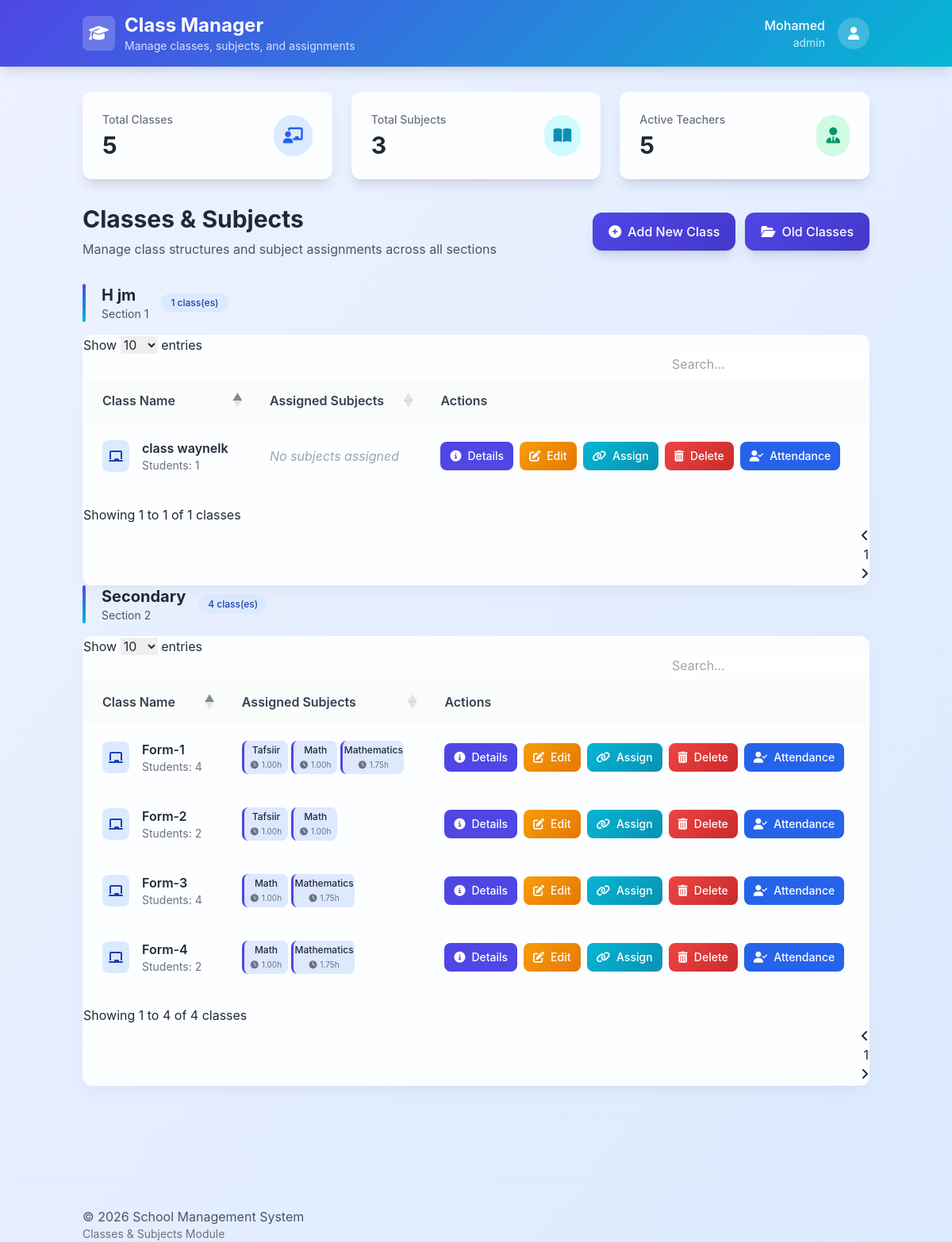
The app's page /views/admin/classes/classes.php (signed in) with its own data.
### tables this page shows
CREATE TABLE `app_settings` (
  `id` int(11) NOT NULL,
  `app_name` varchar(150) DEFAULT 'Admin Panel',
  `logo_path` varchar(255) DEFAULT NULL,
  `show_type` enum('text','logo') DEFAULT 'text',
  `updated_at` timestamp NOT NULL DEFAULT current_timestamp() ON UPDATE current_timestamp(),
  `language_id` int(11) DEFAULT 1
);

CREATE TABLE `users` (
  `id` int(11) NOT NULL,
  `role_id` int(11) NOT NULL,
  `username` varchar(100) NOT NULL,
  `email` varchar(150) DEFAULT NULL,
  `password` varchar(255) NOT NULL,
  `first_name` varchar(100) DEFAULT NULL,
  `last_name` varchar(100) DEFAULT NULL,
  `phone` varchar(50) DEFAULT NULL,
  `avatar` varchar(255) DEFAULT NULL,
  `status` enum('active','inactive','suspended') DEFAULT 'active',
  `created_at` timestamp NOT NULL DEFAULT current_timestamp(),
  `updated_at` timestamp NULL DEFAULT NULL ON UPDATE current_timestamp()
);

CREATE TABLE `roles` (
  `id` int(11) NOT NULL,
  `name` varchar(50) NOT NULL,
  `description` text DEFAULT NULL,
  `created_at` timestamp NOT NULL DEFAULT current_timestamp()
);

CREATE TABLE `classes` (
  `id` int(11) NOT NULL,
  `name` varchar(150) NOT NULL,
  `created_at` timestamp NOT NULL DEFAULT current_timestamp(),
  `section_id` int(11) DEFAULT NULL
);

CREATE TABLE `sections` (
  `id` int(11) NOT NULL,
  `name` varchar(50) NOT NULL,
  `payable` tinyint(1) NOT NULL DEFAULT 1 COMMENT '1 = Payable, 0 = Free/Scholarship'
);

CREATE TABLE `class_subjects` (
  `id` int(11) NOT NULL,
  `class_id` int(11) NOT NULL,
  `subject_id` int(11) NOT NULL,
  `day_of_week` enum('Monday','Tuesday','Wednesday','Thursday','Friday','Saturday') NOT NULL,
  `start_time` time NOT NULL,
  `end_time` time NOT NULL,
  `created_at` timestamp NOT NULL DEFAULT current_timestamp(),
  `teacher_id` int(11) DEFAULT NULL
);

CREATE TABLE `subjects` (
  `id` int(11) NOT NULL,
  `teacher_id` int(11) DEFAULT NULL,
  `code` varchar(50) DEFAULT NULL,
  `name` varchar(200) NOT NULL,
  `credit_hours` decimal(4,2) DEFAULT 0.00,
  `created_at` timestamp NOT NULL DEFAULT current_timestamp()
);

### views/admin/classes/classes.php (the view, shortened to what the rows shown need)
<?php
require_once __DIR__ . '/../../../config/db.php';
$settings = $conn->query("SELECT language_id FROM app_settings ORDER BY id DESC LIMIT 1")->fetch_assoc();
$currentLangId = $settings['language_id'] ?? 1;
function t($key, $replacements = []) {
    global $translations, $currentLangId;
    $text = $translations[$currentLangId][$key] ?? $key;
    return $text;
}
$logged_in_id = $_SESSION['user_id'] ?? null;
$me_stmt = $conn->prepare("SELECT u.id, u.username, r.name AS role_name FROM users u JOIN roles r ON r.id = u.role_id WHERE u.id=?");
$me_stmt->bind_param('i', $logged_in_id);
$me_stmt->execute();
$me = $me_stmt->get_result()->fetch_assoc();
$my_role_name = $me['role_name'];
function is_admin() { global $my_role_name; return $my_role_name === 'admin'; }
function is_finance() {
    return ($_SESSION['role'] ?? '') === 'Finance';
}
$sql = "
    SELECT c.*,
           s.name AS section_name,
           -- total active students in this class
           (SELECT COUNT(*)
            FROM class_students cs
            WHERE cs.class_id = c.id AND cs.is_active = 1) AS total_active_students,
           -- total alumni in this class
           (SELECT COUNT(*) FROM alumni a WHERE a.class_id = c.id) AS alumni_count
    FROM classes c
    LEFT JOIN sections s ON c.section_id = s.id
    ORDER BY s.name ASC, c.name ASC
";
$res = $conn->query($sql);
$classes_arr = [];
while ($r = $res->fetch_assoc()) {
    $total_active_students = (int)$r['total_active_students'];
    if ($total_active_students > 0) {
        $classes_arr[] = $r;
    }
}
$classes = $classes_arr;
$subjects = [];
$res = $conn->query("SELECT * FROM subjects ORDER BY name ASC");
while ($r = $res->fetch_assoc()) $subjects[$r['id']] = $r;
$teachers = [];
$res = $conn->query("SELECT id, CONCAT(first_name,' ',last_name) AS name FROM teachers WHERE status='active' ORDER BY first_name ASC");
while ($r = $res->fetch_assoc()) $teachers[] = $r;
function get_class_subjects($conn, $class_id){
    $arr = [];
    $stmt = $conn->prepare("
        SELECT cs.id AS cs_id, cs.teacher_id, s.name AS subject_name, s.code, s.credit_hours,
               CONCAT(t.first_name,' ',t.last_name) AS teacher_name
        FROM class_subjects cs
        JOIN subjects s ON s.id = cs.subject_id
        LEFT JOIN teachers t ON t.id = cs.teacher_id
        WHERE cs.class_id = ?
    ");
    $stmt->bind_param('i', $class_id);
    $stmt->execute();
    $res = $stmt->get_result();
    while ($row = $res->fetch_assoc()) $arr[] = $row;
    return $arr;
}
$theme_mode = 1;
$themeRes = $conn->query("SELECT mode FROM theme ORDER BY id DESC LIMIT 1");
if($themeRes && $row = $themeRes->fetch_assoc()){
    $theme_mode = (int)$row['mode'];
}
?>
<!DOCTYPE html>
<html lang="<?= $currentLangId == 2 ? 'ar' : 'en' ?>"
      dir="<?= $currentLangId == 2 ? 'rtl' : 'ltr' ?>">
<head>
    <link rel="stylesheet" href="https://cdnjs.cloudflare.com/ajax/libs/font-awesome/6.4.0/css/all.min.css">
    <script src="https://cdn.tailwindcss.com"></script>
    <link rel="stylesheet" href="https://cdn.datatables.net/1.13.6/css/dataTables.bootstrap5.min.css">
    <link rel="stylesheet" href="https://cdn.datatables.net/responsive/2.5.0/css/responsive.bootstrap5.min.css">
    <link href="https://cdn.jsdelivr.net/npm/tom-select/dist/css/tom-select.css" rel="stylesheet">
</head>
<body class="<?= $theme_mode === 0 ? 'dark bg-gray-900 text-gray-100' : 'bg-gradient-to-br from-indigo-50 to-blue-100 text-gray-800' ?>">
    <header class="gradient-bg text-white shadow-lg">
        <div class="container mx-auto px-4 py-4">
            <div class="flex justify-between items-center">
                <div class="flex items-center space-x-3">
                    <div>
                        <h1 class="text-2xl font-bold"><?= t('header_title') ?></h1>
                        <p class="text-white/80 text-sm"><?= t('header_subtitle') ?></p>
                    </div>
                </div>
                <div class="flex items-center space-x-4">
                    <div class="hidden md:flex items-center space-x-4">
                        <div class="text-right">
                            <p class="font-medium"><?= htmlspecialchars($me['username'] ?? t('user')) ?></p>
                            <p class="text-white/80 text-sm"><?= htmlspecialchars($my_role_name) ?></p>
                        </div>
                    </div>
                </div>
            </div>
        </div>
    </header>
    <main class="container mx-auto px-4 py-8">
        <div class="grid grid-cols-1 md:grid-cols-3 gap-6 mb-8">
            <div class="stat-card glass-card rounded-xl p-6 shadow-lg">
                <div class="flex items-center justify-between">
                    <div>
                        <p class="text-gray-500 text-sm font-medium select"><?= t('total_classes') ?></p>
                        <h3 class="text-3xl font-bold text-gray-800 mt-1 select"><?= count($classes) ?></h3>
                    </div>
                </div>
            </div>
            <div class="stat-card glass-card rounded-xl p-6 shadow-lg">
                <div class="flex items-center justify-between">
                    <div>
                        <p class="text-gray-500 text-sm font-medium select"><?= t('total_subjects') ?></p>
                        <h3 class="text-3xl font-bold text-gray-800 mt-1 select"><?= count($subjects) ?></h3>
                    </div>
                </div>
            </div>
            <div class="stat-card glass-card rounded-xl p-6 shadow-lg">
                <div class="flex items-center justify-between">
                    <div>
                        <p class="text-gray-500 text-sm font-medium select"><?= t('active_teachers') ?></p>
                        <h3 class="text-3xl font-bold text-gray-800 mt-1 select"><?= count($teachers) ?></h3>
                    </div>
                </div>
            </div>
        </div>
        <div class="flex flex-col md:flex-row justify-between items-start md:items-center mb-8">
            <div>
                <h2 class="text-3xl font-bold text-gray-800 select"><?= t('page_header') ?></h2>
                <p class="text-gray-600 mt-2 select"><?= t('page_description') ?></p>
            </div>
            <?php if(is_admin()): ?>
            <div class="flex space-x-3 mt-4 md:mt-0">
                <button onclick="openModal('addClassModal')" class="btn-primary text-white px-5 py-3 rounded-xl font-medium flex items-center shadow-lg">
                    <i class="fas fa-plus-circle mr-2"></i> <?= t('btn_add_class') ?>
                </button>
                <a href="old/old_classes.php" class="btn-primary text-white px-5 py-3 rounded-xl font-medium flex items-center shadow-lg">
                    <i class="fas fa-folder-open mr-2"></i> <?= t('btn_old_classes') ?>
                </a>
            </div>
            <?php endif; ?>
        </div>
        <div class="animate-in">
            <?php
$class_ids = array_column($classes, 'id');
$class_student_counts = [];
if(!empty($class_ids)){
    $res = $conn->query("SELECT class_id, COUNT(student_id) as cnt FROM class_students GROUP BY class_id");
    while($row = $res->fetch_assoc()){
        $class_student_counts[$row['class_id']] = $row['cnt'];
    }
}
?>
            <?php
            $current_section = '';
            $section_count = 0;
            foreach($classes as $class):
                if($class['section_name'] !== $current_section):
                    if($current_section !== '') echo '</tbody></table></div>';
                    $section_count++;
                    ?>
                    <div class="mb-10">
                        <div class="flex items-center mb-4">
                            <div class="section-header">
                                <h3 class="text-xl font-bold text-gray-800 select"><?= htmlspecialchars($class['section_name'] ?? t('section_header')) ?></h3>
                                <p class="text-gray-600 text-sm select"><?= t('section_header') ?> <?= $section_count ?></p>
                            </div>
                            <div class="ml-4 bg-blue-100 text-blue-800 text-xs font-medium px-3 py-1 rounded-full">
                                <?php
                                $section_class_count = 0;
                                foreach($classes as $c) {
                                    if($c['section_name'] === $class['section_name']) $section_class_count++;
                                }
                                echo $section_class_count . ' ' . t('classes_count');
                                ?>
                            </div>
                        </div>
            <div class="table-container glass-card">
                <table class="min-w-full classesTable">
                                <thead class="sticky-header">
                                    <tr class="bg-gray-50/80 border-b">
                                        <th class="text-left px-6 py-4 font-semibold text-gray-700"><?= t('class_name') ?></th>
                                        <th class="text-left px-6 py-4 font-semibold text-gray-700"><?= t('assigned_subjects') ?></th>
                                        <th class="text-left px-6 py-4 font-semibold text-gray-700"><?= t('actions') ?></th>
                                    </tr>
                                </thead>
            <tbody>
                    <?php
                    $current_section = $class['section_name'];
                endif;
                ?>
                <tr class="border-b hover:bg-gray-50/50 transition-colors">
                    <td class="px-6 py-5">
                        <div class="flex items-center">
                            <div class="bg-blue-100 text-blue-800 p-2 rounded-lg mr-4">
                                <i class="fas fa-chalkboard"></i>
                            </div>
                            <div>
                                <h4 class="font-semibold text-gray-800 select"><?= htmlspecialchars($class['name']) ?></h4>
                                <p class="text-gray-500 text-sm select">
                            <?= t('students') ?>: <?= $class_student_counts[$class['id']] ?? 0 ?>
                        </p>
                            </div>
                        </div>
                    </td>
                    <td class="px-6 py-5">
                        <?php
                        $class_subjects = get_class_subjects($conn, $class['id']);
                        if(empty($class_subjects)): ?>
                            <span class="text-gray-400 italic"><?= t('no_subjects_assigned') ?></span>
                        <?php else: ?>
                            <div class="flex flex-wrap gap-1">
                                <?php foreach($class_subjects as $cs): ?>
                                    <div class="subject-badge bg-gray-100 dark:bg-gray-700 text-gray-800 dark:text-gray-200 text-xs px-2 py-1 rounded-lg flex flex-col items-center justify-center max-w-[80px] break-words">
                                        <div class="font-medium"><?= htmlspecialchars($cs['subject_name']) ?></div>
                                        <div class="flex items-center text-[10px] text-gray-500 dark:text-gray-300 mt-0.5">
                                            <i class="fas fa-clock mr-1"></i>
                                            <span><?= $cs['credit_hours'] ?? 0 ?>h</span>
                                        </div>
                                    </div>
                                <?php endforeach; ?>
                            </div>
                                                    <?php endif; ?>
                    </td>
                                   <?php
$has_alumni = isset($class['alumni_count']) && $class['alumni_count'] > 0;
$btn_disabled_class = $has_alumni ? 'opacity-50 cursor-not-allowed' : '';
?>
<td class="px-6 py-5">
    <div class="flex flex-col md:flex-row gap-2">
        <a href="class_details.php?id=<?= $class['id'] ?>"
           class="bg-indigo-600 hover:bg-indigo-700 text-white px-3 py-2 rounded-lg font-medium flex items-center justify-center text-sm transition">
            <i class="fas fa-info-circle mr-2"></i> <?= t('btn_details') ?>
        </a>
        <?php if(!is_finance()): ?>
            <button onclick="openEditClassModal(<?= $class['id'] ?>, '<?= htmlspecialchars($class['name']) ?>', <?= $class['section_id'] ?? 0 ?>)"
                    class="btn-warning text-white px-3 py-2 rounded-lg font-medium flex items-center justify-center text-sm <?= $btn_disabled_class ?>"
                    <?= $has_alumni ? 'disabled' : '' ?>>
                <i class="fas fa-edit mr-2"></i> <?= t('btn_edit') ?>
            </button>
            <a <?= $has_alumni ? 'onclick="return false;"' : '' ?>
               href="<?= $has_alumni ? '#' : "class_subject_assign.php?class_id={$class['id']}" ?>"
               class="btn-secondary text-white px-3 py-2 rounded-lg font-medium flex items-center justify-center text-sm <?= $btn_disabled_class ?>">
                <i class="fas fa-link mr-2"></i> <?= t('btn_assign') ?>
            </a>
            <button onclick="confirmDelete(<?= $class['id'] ?>, '<?= htmlspecialchars($class['name']) ?>')"
                    class="btn-danger text-white px-3 py-2 rounded-lg font-medium flex items-center justify-center text-sm <?= $btn_disabled_class ?>"
                    <?= $has_alumni ? 'disabled' : '' ?>>
                <i class="fas fa-trash-alt mr-2"></i> <?= t('btn_delete') ?>
            </button>
        <?php endif; ?>
        <a href="attendance_class_view.php?class_id=<?= (int)$class['id'] ?>"
           class="bg-blue-600 hover:bg-blue-700 text-white px-3 py-2 rounded-lg font-medium flex items-center justify-center text-sm transition-colors">
            <i class="fas fa-user-check mr-2"></i> <?= t('btn_attendance') ?>
        </a>
    </div>
</td>
                </tr>
            <?php endforeach; ?>
            </tbody></table></div>
    </main>
    <footer class="mt-12 pt-8 border-t border-gray-200">
        <div class="container mx-auto px-4">
            <div class="flex flex-col md:flex-row justify-between items-center">
                <div class="mb-4 md:mb-0">
                    <p class="text-gray-600"><?= t('footer_copyright') ?> <?= date('Y') ?> School Management System</p>
                    <p class="text-gray-500 text-sm select"><?= t('footer_module') ?></p>
                </div>
            </div>
        </div>
    </footer>
</body>
</html>

### records on screen
app_settings: language "Class Manager", language "Manage classes, subjects, and assignments", language "Total Classes", language "Total Subjects", language "Active Teachers", language "Classes & Subjects", language "Manage class structures and subject assignments across all sections", language "Add New Class", language "Old Classes", language "Section", language "class(es)", language "Class Name", language "Assigned Subjects", language "Actions", language "Students", language "No subjects assigned", language "Details", language "Edit", language "Assign", language "Delete", language "Attendance", language "©", language "Classes & Subjects Module"
users: username "Mohamed", role.name "admin"
classes: section.name "H jm", section_class_count "1", name "class waynelk", id "1"
classes: section.name "Secondary", section_class_count "4", name "Form-1", id "4"
class_subjects: subject.name "Tafsiir", subject.credit_hours "1.00"
class_subjects: subject.name "Math", subject.credit_hours "1.00"
class_subjects: subject.name "Mathematics", subject.credit_hours "1.75"
classes: name "Form-2", id "2"
class_subjects: subject.name "Tafsiir", subject.credit_hours "1.00"
class_subjects: subject.name "Math", subject.credit_hours "1.00"
classes: name "Form-3", id "4"
class_subjects: subject.name "Math", subject.credit_hours "1.00"
class_subjects: subject.name "Mathematics", subject.credit_hours "1.75"
classes: name "Form-4", id "2"
class_subjects: subject.name "Math", subject.credit_hours "1.00"
class_subjects: subject.name "Mathematics", subject.credit_hours "1.75"

### other values on screen
count($classes) "5"
count($subjects) "3"
count($teachers) "5"
